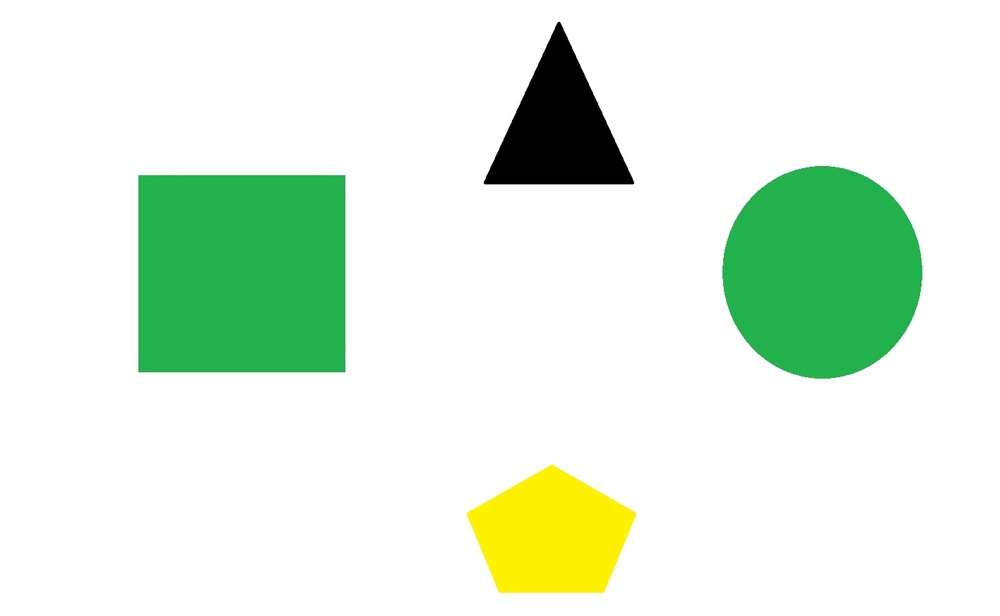
#> input picture task_11/test2.jpg, 1000 x 616 px, shrunk from 1416 x 872 before the run
$ python task16.py
#> lines starting #> are read from the running program, lines starting #| are printed output that depends on the picture; after the words box and inside, x2 and y2 are one past the last pixel; in counts of white or black regions, pixels touching at a corner belong together
import cv2
# загружаем изображение (cv2.imread()), показываем оригинал (cv2.imshow())
# размываем для подавления шума и переводим в HSV (cv2.cvtColor())
# ищем границы зелёного, создаём маску, находим контуры
# через цикл обрабатываем каждый зелёный объект: рисуем синюю рамку (cv2.rectangle())
# и красную точку в центре (cv2.circle())
# ищем границы жёлтого, создаём маску, находим контуры
# через цикл обрабатываем каждый жёлтый объект: рисуем зелёную рамку (cv2.rectangle())
# и красную точку в центре (cv2.circle())
# выводим результат
import numpy as np
image = cv2.imread("test2.jpg")
#> image is the input picture: shape (616, 1000, 3); mean B, G, R 222.1, 240, 223.3
cv2.imshow("original", image)
cv2.waitKey(0)
blurred_image = cv2.GaussianBlur(image, (11, 11), 0)
hsv_image = cv2.cvtColor(blurred_image, cv2.COLOR_BGR2HSV)
#> hsv_image: shape (616, 1000, 3); mean H, S, V 10.6, 30.7, 240.3
hsv_min_green = np.array((36, 25, 25), np.uint8)
hsv_max_green = np.array((70, 255, 255), np.uint8)
green_mask = cv2.inRange(hsv_image, hsv_min_green, hsv_max_green)
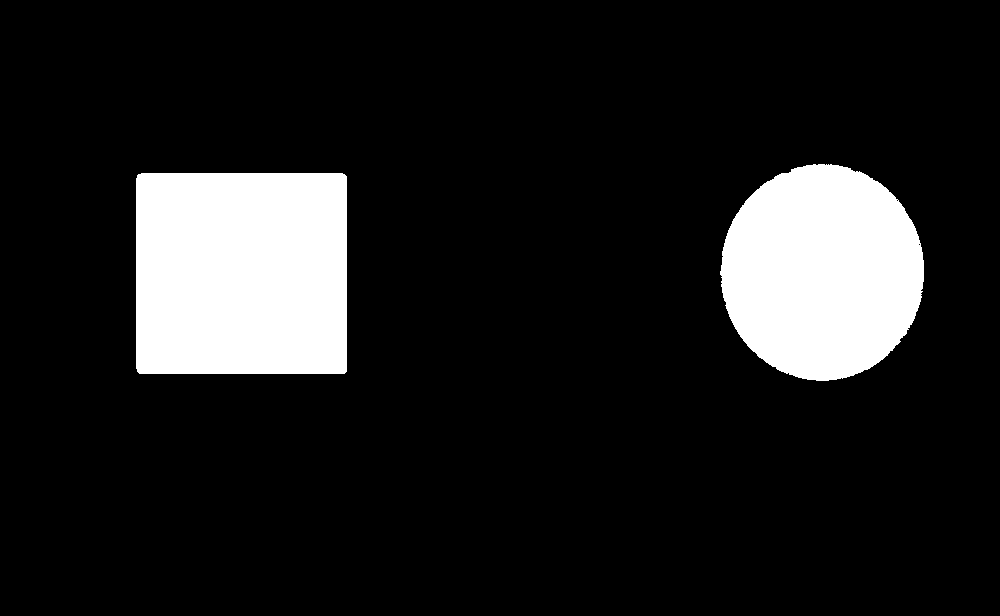
#> green_mask: shape (616, 1000); 12.5% white; 2 white regions
contours_green, hierarchy_green = cv2.findContours(
    green_mask.copy(), cv2.RETR_TREE, cv2.CHAIN_APPROX_SIMPLE
)
#> contours_green = 4 contours, 2 with area under 20; largest, box (x1, y1, x2, y2) and area: (136, 173, 347, 374) 41978, (720, 164, 924, 381) 34212
for contour in contours_green:
    if cv2.contourArea(contour) < 500:
        continue
    x, y, w, h = cv2.boundingRect(contour)
    cx = int(x + w / 2)
    cy = int(y + h / 2)
    cv2.rectangle(image, (x, y), (x + w, y + h), (255, 0, 0), 3)
    cv2.circle(image, (cx, cy), 8, (0, 0, 255), -1)
    print(f"Зелёный объект: x={x}, y={y}, w={w}, h={h}, центр=({cx}, {cy})")
#> this loop made 4 passes
#> (x, y, w, h, cx, cy) on passes 1 to 2: (136, 173, 211, 201, 241, 273), (720, 164, 204, 217, 822, 272)
#> contour on passes 3 to 4: [[918, 244], [919, 243], [920, 244], [919, 245]], [[896, 200], [897, 199], [898, 200], [897, 201]]
#| Зелёный объект: x=136, y=173, w=211, h=201, центр=(241, 273)
#| Зелёный объект: x=720, y=164, w=204, h=217, центр=(822, 272)
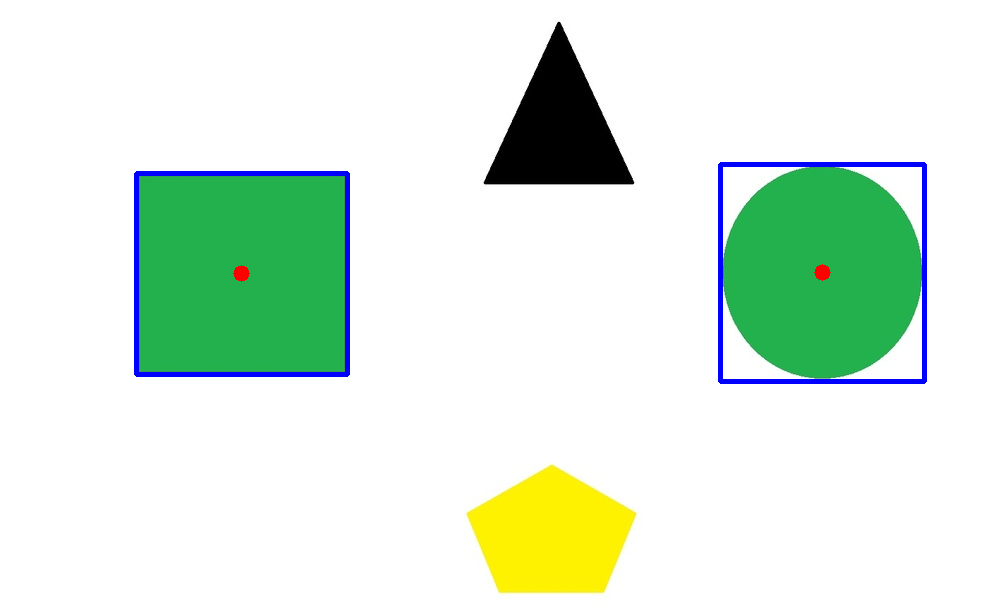
#> image: shape (616, 1000, 3); 1.41% of pixels changed, all inside (x1, y1, x2, y2) = (134, 162, 927, 384)
hsv_min_yellow = np.array((20, 100, 100), np.uint8)
hsv_max_yellow = np.array((36, 255, 255), np.uint8)
yellow_mask = cv2.inRange(hsv_image, hsv_min_yellow, hsv_max_yellow)
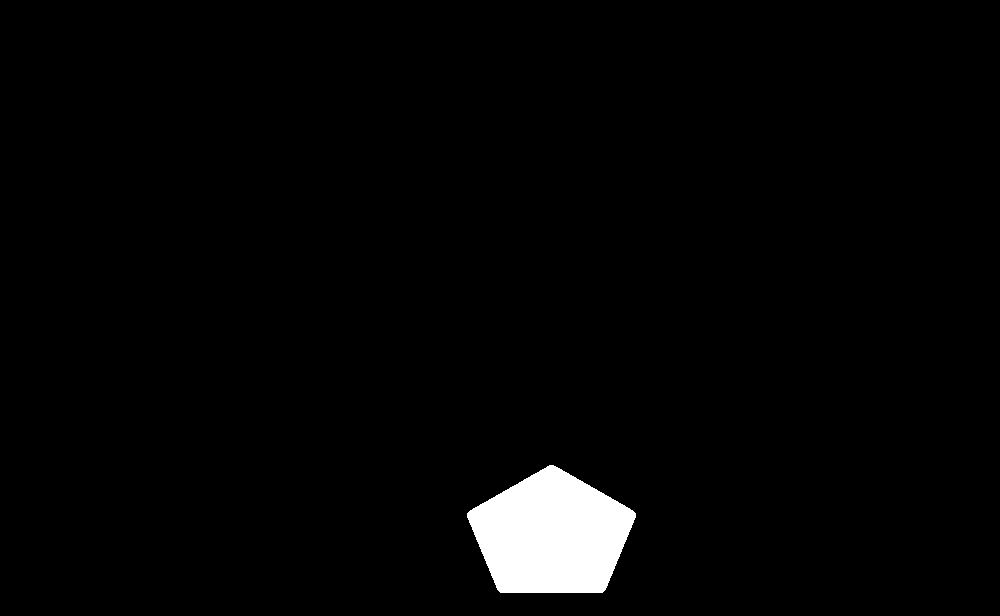
#> yellow_mask: shape (616, 1000); 2.5% white; 1 white region
contours_yellow, hierarchy_yellow = cv2.findContours(
    yellow_mask.copy(), cv2.RETR_TREE, cv2.CHAIN_APPROX_SIMPLE
)
#> contours_yellow = 1 contour; box (x1, y1, x2, y2) and area: (467, 465, 636, 593) 15101
for contour in contours_yellow:
    if cv2.contourArea(contour) < 500:
        continue
    x, y, w, h = cv2.boundingRect(contour)
    cx = int(x + w / 2)
    cy = int(y + h / 2)
    cv2.rectangle(image, (x, y), (x + w, y + h), (0, 255, 0), 3)
    cv2.circle(image, (cx, cy), 8, (0, 0, 255), -1)
    print(f"Жёлтый объект: x={x}, y={y}, w={w}, h={h}, центр=({cx}, {cy})")
#> this loop made 1 pass
#> (x, y, w, h, cx, cy) on pass 1: (467, 465, 169, 128, 551, 529)
#| Жёлтый объект: x=467, y=465, w=169, h=128, центр=(551, 529)
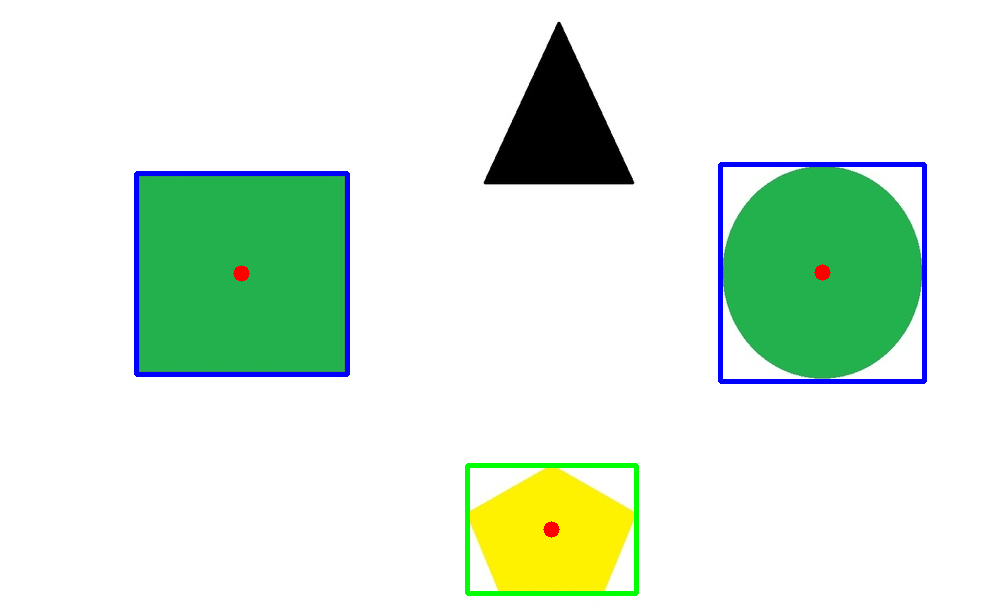
#> image: shape (616, 1000, 3); 0.51% of pixels changed, all inside (x1, y1, x2, y2) = (465, 463, 639, 596)
cv2.imshow("result", image)
cv2.waitKey(0)
cv2.destroyAllWindows()
